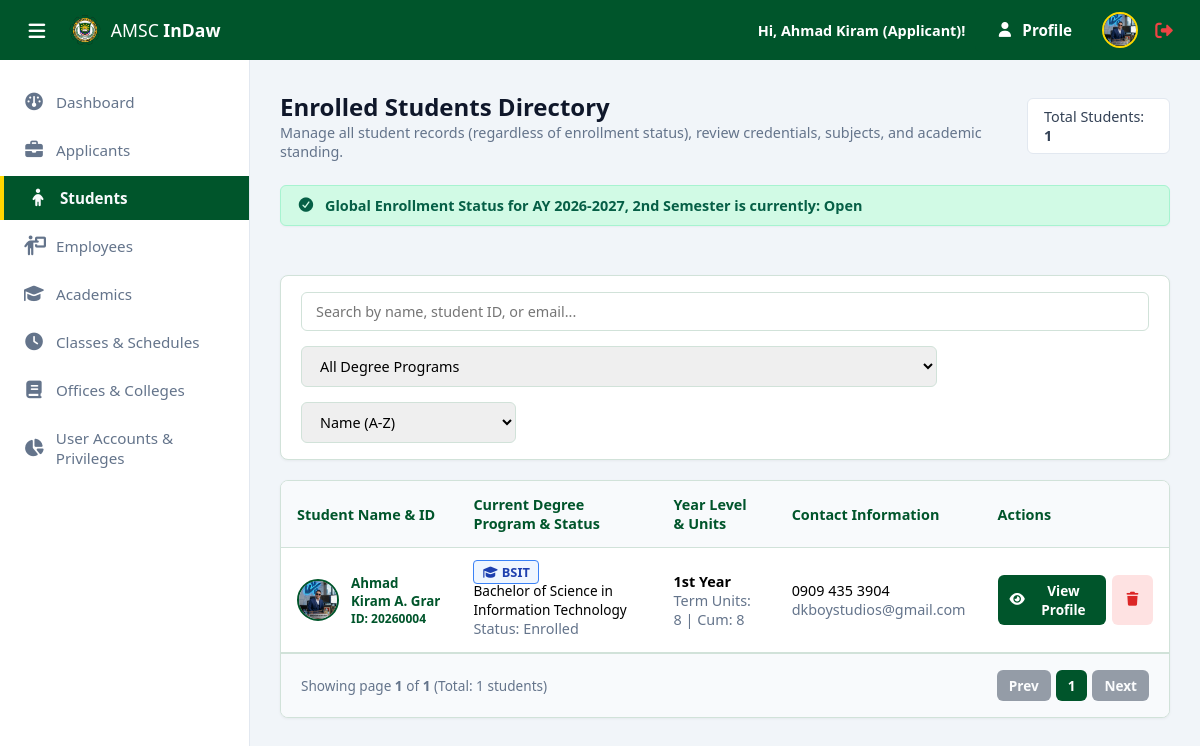
/admin/students.php (signed in), run on the app's committed database.
### tables this page shows
CREATE TABLE `applicants` (
  `ApplicantID` int(11) NOT NULL,
  `UserID` int(11) NOT NULL,
  `ApplicationNumber` varchar(30) NOT NULL,
  `FirstName` varchar(50) NOT NULL,
  `MiddleName` varchar(50) DEFAULT NULL,
  `LastName` varchar(50) NOT NULL,
  `ExtName` enum('Jr.','Sr.','II','III','IV','V','VI') DEFAULT NULL,
  `Gender` enum('Male','Female') NOT NULL,
  `BirthDate` date NOT NULL,
  `ContactNumber` varchar(20) NOT NULL,
  `Address` text NOT NULL,
  `PreferredProgramID_1` int(11) NOT NULL,
  `PreferredProgramID_2` int(11) DEFAULT NULL,
  `PreferredProgramID_3` int(11) DEFAULT NULL,
  `ApplicationStatus` enum('Pending','Under Review','Approved','Rejected') DEFAULT 'Pending',
  `SubmittedAt` timestamp NOT NULL DEFAULT current_timestamp(),
  `ProfilePicture` varchar(255) DEFAULT NULL,
  `UpdatedAt` timestamp NOT NULL DEFAULT current_timestamp() ON UPDATE current_timestamp()
);

CREATE TABLE `academic_years` (
  `ID` int(11) NOT NULL,
  `YearCode` varchar(20) NOT NULL,
  `Semester` varchar(20) NOT NULL,
  `IsActive` tinyint(1) DEFAULT 0,
  `CreatedAt` timestamp NOT NULL DEFAULT current_timestamp(),
  `EnrollmentStatus` enum('Open','Closed') DEFAULT 'Closed',
  `UpdatedAt` timestamp NOT NULL DEFAULT current_timestamp() ON UPDATE current_timestamp()
);

CREATE TABLE `students` (
  `StudentID` int(11) NOT NULL,
  `ApplicantID` int(11) NOT NULL,
  `StudentNumber` varchar(30) NOT NULL,
  `ProgramID` int(11) NOT NULL,
  `CurriculumID` int(11) NOT NULL,
  `EnrollmentStatus` enum('Pre-Enrolled','Enrolled','Dropped','Graduated') DEFAULT 'Pre-Enrolled',
  `DateEnrolled` date DEFAULT NULL,
  `UpdatedAt` timestamp NOT NULL DEFAULT current_timestamp() ON UPDATE current_timestamp()
);

CREATE TABLE `programs` (
  `ID` int(11) NOT NULL,
  `ProgramCode` varchar(20) NOT NULL,
  `ProgramName` varchar(150) NOT NULL,
  `IsActive` tinyint(1) DEFAULT 1,
  `CollegeID` int(11) NOT NULL,
  `CreatedAt` timestamp NOT NULL DEFAULT current_timestamp(),
  `UpdatedAt` timestamp NOT NULL DEFAULT current_timestamp() ON UPDATE current_timestamp()
);

CREATE TABLE `users` (
  `ID` int(11) NOT NULL,
  `Email` varchar(100) NOT NULL,
  `Username` varchar(50) DEFAULT NULL,
  `Password` varchar(255) NOT NULL,
  `RoleID` int(11) NOT NULL,
  `IsVerified` tinyint(1) DEFAULT 0,
  `Status` enum('Active','Suspended','Locked') DEFAULT 'Active',
  `CreatedAt` timestamp NOT NULL DEFAULT current_timestamp(),
  `UpdatedAt` timestamp NOT NULL DEFAULT current_timestamp() ON UPDATE current_timestamp()
);

### admin/students.php (the view, shortened to what the rows shown need)
<?php
require_once '../config/db.php';
require_once '../config/session_check.php';
$aySql = "SELECT * FROM academic_years WHERE IsActive = 1 LIMIT 1";
$ayRes = mysqli_query($conn, $aySql);
$currentTerm = mysqli_fetch_assoc($ayRes);
$activeTermID = $currentTerm['ID'] ?? 1;
$activeTerm = $currentTerm ? ('AY ' . $currentTerm['YearCode'] . ', ' . $currentTerm['Semester']) : 'N/A';
$enrollmentStatus = $currentTerm['EnrollmentStatus'] ?? 'Closed';
$isEnrollmentOpen = (strtolower(trim($enrollmentStatus)) === 'open');
$page = filter_input(INPUT_GET, 'page', FILTER_VALIDATE_INT) ?: 1;
$limit = 10;
$offset = ($page - 1) * $limit;
$whereClauses = ["1=1"];
$params = [];
$types = "";
$whereString = implode(" AND ", $whereClauses);
$orderBy = "a.LastName ASC, a.FirstName ASC";
$dataSql = "SELECT s.*, a.FirstName, a.MiddleName, a.LastName, a.ExtName, a.ContactNumber, a.ProfilePicture, a.BirthDate, p.ProgramCode, p.ProgramName, u.Email,
                   (SELECT COALESCE(SUM(cs.Units), 0)
                    FROM enrollments e
                    INNER JOIN classes c ON e.ClassID = c.ID
                    INNER JOIN curriculum_subjects cs ON c.CurriculumSubjectID = cs.ID
                    WHERE e.StudentID = s.StudentID AND c.AcademicYearID = {$activeTermID} AND e.Status = 'Enrolled') as EnrolledUnits
            FROM students s
            INNER JOIN applicants a ON s.ApplicantID = a.ApplicantID
            INNER JOIN programs p ON s.ProgramID = p.ID
            LEFT JOIN users u ON a.UserID = u.ID
            WHERE {$whereString}
            ORDER BY {$orderBy}
            LIMIT ? OFFSET ?";
$params[] = $limit;
$params[] = $offset;
$types .= "ii";
$stmt = mysqli_prepare($conn, $dataSql);
mysqli_stmt_bind_param($stmt, $types, ...$params);
mysqli_stmt_execute($stmt);
$result = mysqli_stmt_get_result($stmt);
$studentsList = [];
while ($row = mysqli_fetch_assoc($result)) {
    $stID = $row['StudentID'];
    $cSumRes = mysqli_query($conn, "SELECT COALESCE(SUM(cs.Units), 0) as CU FROM enrollments e INNER JOIN classes c ON e.ClassID = c.ID INNER JOIN curriculum_subjects cs ON c.CurriculumSubjectID = cs.ID WHERE e.StudentID = $stID AND (e.Status = 'Enrolled' OR e.Status = 'Completed')");
    $cSumRow = mysqli_fetch_assoc($cSumRes);
    $totCumUnits = floatval($cSumRow['CU'] ?? 0);
    $yl = '1st Year';
    $row['ComputedYearLevel'] = $yl;
    $row['CumulativeUnits'] = $totCumUnits;
    $isBday = false;
    $row['IsBirthdayToday'] = $isBday;
    $studentsList[] = $row;
}
?>
<!DOCTYPE html>
<html lang="en">
<head>
    <?php include "../includes/head.php"; ?>
</head>
<body class="dashboard-body">
    <?php include '../includes/header.php'; ?>
    <div class="dashboard-wrapper">
        <main class="dashboard-content">
            <div class="content-header">
                <div>
                    <h2>Enrolled Students Directory</h2>
                </div>
            </div>
            <?php
                $alertClass = $isEnrollmentOpen ? 'open' : 'closed';
            ?>
            <div class="enrollment-alert-banner <?= $alertClass ?>">
                <span>Global Enrollment Status for <strong><?= htmlspecialchars($activeTerm) ?></strong> is currently: <strong><?= htmlspecialchars($enrollmentStatus) ?></strong></span>
            </div>
            <div class="students-container">
                <div class="students-table-card">
                    <div style="overflow-x: auto;">
                        <table class="students-table" id="studentsTable">
                            <thead>
                                <tr>
                                    <th>Student Name & ID</th>
                                    <th>Current Degree Program & Status</th>
                                    <th>Year Level & Units</th>
                                    <th>Contact Information</th>
                                    <th>Actions</th>
                                </tr>
                            </thead>
                            <tbody>
                                <?php if (!empty($studentsList)): ?>
                                    <?php foreach ($studentsList as $st):
                                        $fullName = trim("{$st['FirstName']} " . (!empty($st['MiddleName']) ? substr($st['MiddleName'], 0, 1) . '. ' : '') . "{$st['LastName']} " . ($st['ExtName'] ?? ''));
                                        $avatarImg = !empty($st['ProfilePicture']) ? '/amsc_indaw/assets/uploads/profiles/' . $st['ProfilePicture'] : $defaultProfilePhoto;
                                    ?>
                                        <tr>
                                            <td>
                                                <div class="student-profile-cell">
                                                    <img src="<?= htmlspecialchars($avatarImg) ?>" alt="Student Photo" class="student-thumb">
                                                    <div>
                                                        <button type="button" class="student-name-btn" onclick="openStudentModal(<?= $st['StudentID'] ?>)">
                                                            <?= htmlspecialchars($fullName) ?>
                                                        </button>
                                                        <span class="student-id-badge">ID: <?= htmlspecialchars($st['StudentNumber'] ?? 'N/A') ?></span>
                                                    </div>
                                                </div>
                                            </td>
                                            <td>
                                                <span class="current-program-badge"><i class="fa-solid fa-graduation-cap"></i> <?= htmlspecialchars($st['ProgramCode'] ?? 'N/A') ?></span><br>
                                                <span style="font-weight: 500; font-size: 0.85rem;"><?= htmlspecialchars($st['ProgramName'] ?? 'Unassigned') ?></span><br>
                                                <small class="text-muted">Status: <?= htmlspecialchars($st['EnrollmentStatus'] ?? 'Pre-Enrolled') ?></small>
                                            </td>
                                            <td>
                                                <strong><?= htmlspecialchars($st['ComputedYearLevel']) ?></strong><br>
                                                <small class="text-muted">Term Units: <?= floatval($st['EnrolledUnits']) ?> | Cum: <?= floatval($st['CumulativeUnits']) ?></small>
                                            </td>
                                            <td>
                                                <?= htmlspecialchars($st['ContactNumber'] ?? 'N/A') ?><br>
                                                <small class="text-muted"><?= htmlspecialchars($st['Email'] ?? 'N/A') ?></small>
                                            </td>
                                            <td>
                                                <div style="display: flex; gap: 6px;">
                                                    <button type="button" class="btn btn-primary btn-sm" onclick="openStudentModal(<?= $st['StudentID'] ?>)">
                                                        <i class="fa-solid fa-eye"></i> View Profile
                                                    </button>
                                                    <button type="button" class="btn btn-sm" style="background: #fee2e2; color: #dc2626;" onclick="openDeleteModal(<?= $st['StudentID'] ?>, '<?= htmlspecialchars($fullName, ENT_QUOTES) ?>')">
                                                        <i class="fa-solid fa-trash"></i>
                                                    </button>
                                                </div>
                                            </td>
                                        </tr>
                                    <?php endforeach; ?>
                                <?php else: ?>
                                    <tr>
                                        <td colspan="5" style="text-align: center; padding: 25px; color: var(--text-muted);">No student records found.</td>
                                    </tr>
                                <?php endif; ?>
                            </tbody>
                        </table>
                    </div>
                </div>
            </div>
        </main>
    </div>
</body>
</html>

### includes/header.php (shortened to what the rows shown need)
<header class="topbar">
    <div class="topbar-right">
        <div class="user-profile-menu">
            <span class="user-name">Hi, <?= !empty($userFirstName) ? $userFirstName : 'User' ?> (<?= $module === 'admin' ? 'Admin' : 'Applicant' ?>)!</span>
            <a href="profile" class="btn btn-primary"><i class="fa-solid fa-user"></i> Profile</a>
            <img src="<?= $userProfilePicture ?>" alt="Profile" class="user-avatar">
            <a href="/amsc_indaw/logout" class="btn-logout" title="Logout">
                <i class="fa-solid fa-right-from-bracket"></i>
            </a>
        </div>
    </div>
</header>

### data on the page
applicants: FirstName "Ahmad Kiram", ProfilePicture (picture)
academic_years: activeTerm "AY 2026-2027, 2nd Semester", EnrollmentStatus "Open"
students: ApplicantID.ProfilePicture (picture), ApplicantID.ExtName "Ahmad Kiram A. Grar", StudentNumber "20260004", ProgramID.ProgramCode "BSIT", ProgramID.ProgramName "Bachelor of Science in Information Technology", EnrollmentStatus "Enrolled", ComputedYearLevel "1st Year", EnrolledUnits "8", CumulativeUnits "8", ApplicantID.ContactNumber "0909 435 3904", users.Email "dkboystudios@gmail.com"

### other printed values
$totalRecords "1"
$page "1"
$totalPages "1"
